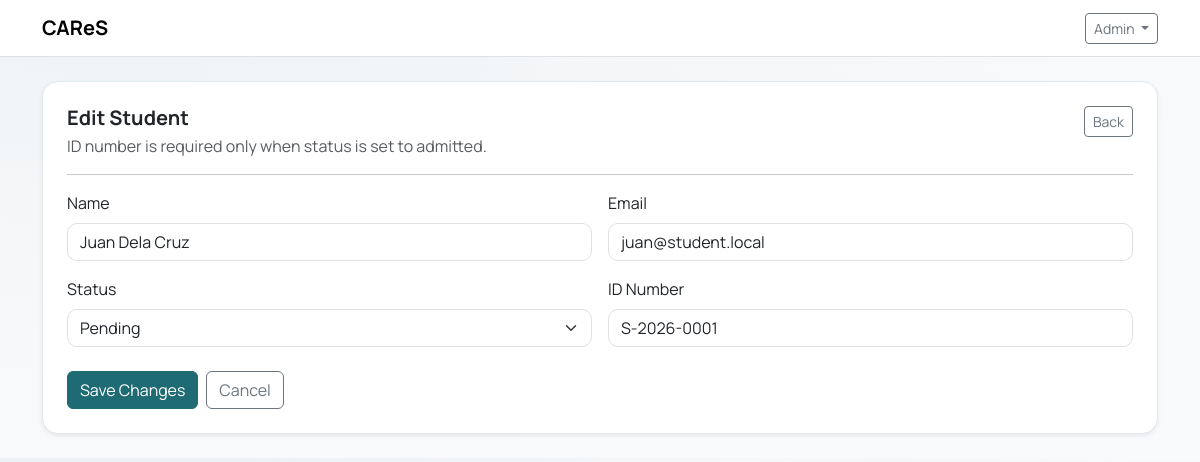
Screenshot of /administrator/students/edit?id=1 (signed in) with the database file from the repository.
### tables this page shows
CREATE TABLE students (
    id INT UNSIGNED AUTO_INCREMENT PRIMARY KEY,
    id_number VARCHAR(50) NULL,
    name VARCHAR(150) NOT NULL,
    email VARCHAR(150) NOT NULL UNIQUE,
    status ENUM('pending', 'admitted', 'rejected', 'waitlisted') NOT NULL DEFAULT 'pending',
    is_deleted TINYINT(1) NOT NULL DEFAULT 0,
    created_by INT UNSIGNED NULL,
    updated_by INT UNSIGNED NULL,
    created_at TIMESTAMP NOT NULL DEFAULT CURRENT_TIMESTAMP,
    updated_at TIMESTAMP NULL DEFAULT NULL ON UPDATE CURRENT_TIMESTAMP,
    deleted_at DATETIME NULL,
    UNIQUE KEY uk_students_id_number (id_number),
    CHECK (status <> 'admitted' OR id_number IS NOT NULL),
    INDEX idx_students_status (status),
    INDEX idx_students_deleted (is_deleted)
);

### core/View.php (called while the page is built, shortened)
<?php
final class View
{
    public static function render(string $viewPath, array $data = []): void
    {
        require __DIR__ . '/../app/Views/layouts/main.php';
    }
}

### app/Controllers/AccountsController.php (called while the page is built, shortened)
<?php
final class AccountsController
{
    public static function editStudent(): void
    {
        $id = (int)($_GET['id'] ?? 0);
        $st = Database::pdo()->prepare("SELECT id, id_number, name, email, status FROM students WHERE id = :id AND is_deleted = 0 LIMIT 1");
        $st->execute([':id' => $id]);
        $student = $st->fetch();
        View::render('students/form', [
            'title' => 'Edit Student',
            'mode' => 'edit',
            'action' => '/administrator/students/edit',
            'student' => $student,
            'error' => null,
        ]);
    }
}

### public/index.php (called while the page is built, shortened)
<?php
$router = new Router();
$uri = parse_url($_SERVER['REQUEST_URI'] ?? '/', PHP_URL_PATH) ?: '/';
$path = str_starts_with($uri, BASE_PATH) ? substr($uri, strlen(BASE_PATH)) : $uri;
$path = $path === '' ? '/' : $path;
$method = $_SERVER['REQUEST_METHOD'] ?? 'GET';
$router->get('/', fn() => redirect('/login'));
$router->get('/login', [AuthController::class, 'showLogin']);
$router->post('/login', [AuthController::class, 'login']);
$router->get('/logout', [AuthController::class, 'logout']);
$router->get('/register', [AuthController::class, 'showRegister']);
$router->post('/register', [AuthController::class, 'register']);
$router->get('/verify-email', [AuthController::class, 'showVerifyEmail']);
$router->post('/verify-email', [AuthController::class, 'verifyEmail']);
$router->post('/verify-email/resend', [AuthController::class, 'resendVerifyEmail']);
$router->get('/force-password-change', [AuthController::class, 'showForcePasswordChange']);
$router->post('/force-password-change', [AuthController::class, 'forcePasswordChange']);
$router->get('/forgot-password', [AuthController::class, 'showForgotPassword']);
$router->post('/forgot-password', [AuthController::class, 'forgotPassword']);
$router->get('/reset-password', [AuthController::class, 'showResetPassword']);
$router->post('/reset-password', [AuthController::class, 'resetPassword']);
$router->get('/admin', fn() => redirect('/administrator'));
$router->get('/guidance', fn() => redirect('/admission'));
$router->get('/administrator', [AdminController::class, 'dashboard']);
$router->get('/administrator/accounts', function () {
    RoleMiddleware::requireRole('administrator');
    AccountsController::index();
});
$router->get('/administrator/accounts/create', function () {
    RoleMiddleware::requireRole('administrator');
    AccountsController::create();
});
$router->post('/administrator/accounts/create', function () {
    RoleMiddleware::requireRole('administrator');
    AccountsController::store();
});
$router->get('/administrator/accounts/edit', function () {
    RoleMiddleware::requireRole('administrator');
    AccountsController::edit();
});
$router->post('/administrator/accounts/edit', function () {
    RoleMiddleware::requireRole('administrator');
    AccountsController::update();
});
$router->post('/administrator/accounts/toggle', function () {
    RoleMiddleware::requireRole('administrator');
    AccountsController::toggleActive();
});
$router->post('/administrator/accounts/reset-password', function () {
    RoleMiddleware::requireRole('administrator');
    AccountsController::resetPassword();
});
$router->post('/administrator/accounts/verify', function () {
    RoleMiddleware::requireRole('administrator');
    AccountsController::verify();
});
$router->post('/administrator/accounts/reject', function () {
    RoleMiddleware::requireRole('administrator');
    AccountsController::reject();
});
$router->get('/administrator/matrix', [AdminController::class, 'matrix']);
$router->post('/administrator/matrix', [AdminController::class, 'saveMatrix']);
$router->get('/administrator/scores', [AdminController::class, 'scores']);
$router->get('/administrator/results', [AdminController::class, 'results']);
$router->get('/administrator/logs', [AdminController::class, 'logs']);
$router->get('/administrator/reports', [AdminController::class, 'reports']);
$router->get('/administrator/profile', [AdminController::class, 'profile']);
$router->post('/administrator/profile', [AdminController::class, 'updateProfile']);
$router->post('/administrator/profile/password', [AdminController::class, 'updatePassword']);
$router->get('/administrator/students', function () {
    RoleMiddleware::requireRole('administrator');
    AccountsController::students();
});
$router->get('/administrator/students/create', function () {
    RoleMiddleware::requireRole('administrator');
    AccountsController::createStudent();
});
$router->post('/administrator/students/create', function () {
    RoleMiddleware::requireRole('administrator');
    AccountsController::storeStudent();
});
$router->get('/administrator/students/edit', function () {
    RoleMiddleware::requireRole('administrator');
    AccountsController::editStudent();
});
$router->post('/administrator/students/edit', function () {
    RoleMiddleware::requireRole('administrator');
    AccountsController::updateStudent();
});
$router->get('/admission', [AdmissionController::class, 'dashboard']);
$router->get('/admission/encode', [AdmissionController::class, 'encode']);
$router->get('/admission/results', [AdmissionController::class, 'results']);
$router->get('/admission/storage', [AdmissionController::class, 'storage']);
$router->get('/admission/students', [AdmissionController::class, 'students']);
$router->get('/admission/students/edit', [AdmissionController::class, 'editStudent']);
$router->post('/admission/students/edit', [AdmissionController::class, 'updateStudent']);
$router->dispatch($method, $path);

### core/Router.php (called while the page is built, shortened)
<?php
final class Router
{
    private array $routes = ['GET' => [], 'POST' => []];
    public function get(string $path, callable $handler): void
    {
        $this->routes['GET'][$path] = $handler;
    }
    public function post(string $path, callable $handler): void
    {
        $this->routes['POST'][$path] = $handler;
    }
    public function dispatch(string $method, string $path): void
    {
        $handler = $this->routes[$method][$path] ?? null;
        $handler();
    }
}

### core/Helpers.php (called while the page is built, shortened)
<?php
function e(string $value): string
{
    return htmlspecialchars($value, ENT_QUOTES, 'UTF-8');
}

### core/Database.php (called while the page is built, shortened)
<?php
final class Database
{
    private static ?PDO $pdo = null;
    public static function pdo(): PDO
    {
        $dsn = sprintf(
            'mysql:host=%s;dbname=%s;charset=%s',
            DB_HOST,
            DB_NAME,
            DB_CHARSET
        );
        $options = [
            PDO::ATTR_ERRMODE            => PDO::ERRMODE_EXCEPTION,
            PDO::ATTR_DEFAULT_FETCH_MODE => PDO::FETCH_ASSOC,
            PDO::ATTR_EMULATE_PREPARES   => false,
        ];
        try {
            self::$pdo = new PDO($dsn, DB_USER, DB_PASS, $options);
            self::$pdo->exec("SET time_zone = '+08:00'");
            return self::$pdo;
        } catch (PDOException $e) {
            if (APP_DEBUG) {
                exit('DB Error: ' . e($e->getMessage()));
            }
            exit('Database connection failed.');
        }
    }
}

### app/Views/students/form.php (the view, shortened to what this page needs)
<?php
$mode = (string)($mode ?? 'edit');
$student = $student ?? [];
?>
<div class="card shadow-sm">
  <div class="card-body">
      <div class="d-flex flex-wrap align-items-start justify-content-between gap-2">
      <div>
        <h5 class="fw-bold mb-1"><?= e((string)($title ?? 'Student')) ?></h5>
        <p class="text-muted mb-0">ID number is required only when status is set to admitted.</p>
      </div>
      <a class="btn btn-outline-secondary btn-sm" href="<?= e(BASE_PATH) ?>/<?= e(str_starts_with((string)$action, '/admission') ? 'admission' : 'administrator') ?>/students">Back</a>
    </div>
    <hr>
    <form method="post" action="<?= e(BASE_PATH) ?><?= e((string)$action) ?>">
      <div class="row g-3">
        <div class="col-12 col-md-6">
          <label class="form-label">Name</label>
          <input class="form-control" type="text" name="name" required value="<?= e((string)($student['name'] ?? '')) ?>">
        </div>
        <div class="col-12 col-md-6">
          <label class="form-label">Email</label>
          <input class="form-control" type="email" name="email" required value="<?= e((string)($student['email'] ?? '')) ?>">
        </div>
        <div class="col-12 col-md-6">
          <label class="form-label">Status</label>
          <?php $status = (string)($student['status'] ?? 'pending'); ?>
          <select class="form-select" name="status" required>
            <option value="pending" <?= $status === 'pending' ? 'selected' : '' ?>>Pending</option>
          </select>
        </div>
        <div class="col-12 col-md-6">
          <label class="form-label">ID Number</label>
          <input class="form-control" type="text" name="id_number" value="<?= e((string)($student['id_number'] ?? '')) ?>" placeholder="Required if admitted">
        </div>
      </div>
      <div class="d-flex flex-wrap gap-2 mt-4">
        <button class="btn btn-primary" type="submit"><?= $mode === 'create' ? 'Create Student' : 'Save Changes' ?></button>
        <a class="btn btn-outline-secondary" href="<?= e(BASE_PATH) ?>/<?= e(str_starts_with((string)$action, '/admission') ? 'admission' : 'administrator') ?>/students">Cancel</a>
      </div>
    </form>
  </div>
</div>

### public/assets/app.css (style rules this page uses)
:root { --cares-primary: #1f6b73; --cares-primary-600: #17555b; --cares-accent: #f0b56a; --cares-bg: #f4f6f8; --cares-ink: #1a202c; --cares-muted: #5b6673; --cares-border: #e2e8f0; --cares-card: #ffffff; }
body.app-body { font-family: "Manrope", "Segoe UI", system-ui, -apple-system, sans-serif; background: radial-gradient(1200px 600px at 10% -20%, #e8f1f2 0%, #f4f6f8 45%, #f9fafb 100%); color: var(--cares-ink); }
a { color: var(--cares-primary); }
.card { border: 1px solid var(--cares-border); border-radius: 16px; box-shadow: 0 12px 24px rgba(15, 23, 42, 0.08); }
.card .card-body { padding: 1.5rem; }
.btn-primary { background-color: var(--cares-primary); border-color: var(--cares-primary); }
.form-control, .form-select { border-radius: 10px; }

### rows the page displays
students: name "Juan Dela Cruz", email "juan@student.local", status "Pending", id_number "S-2026-0001"

### other values shown
APP_NAME "CAReS"
$_SESSION['name'] "Admin"
$title "Edit Student"
